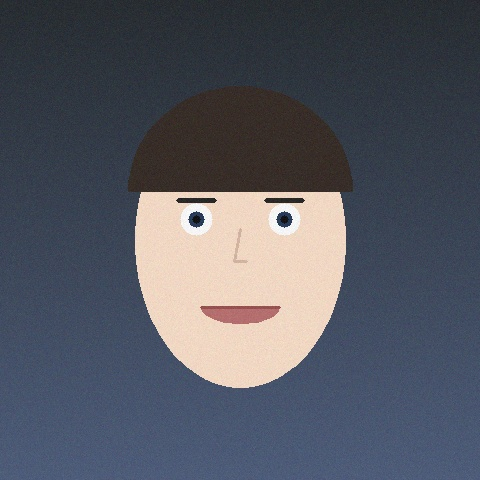
#> input picture backend/samples/sample_authentic_portrait.jpg, 480 x 480 px
$ python -i face_detector.py   (imports and definitions only)
#> lines starting #> are read from the running program, lines starting #| are printed output that depends on the picture
#> further down, picture is the input picture: shape (480, 480, 3); mean B, G, R 97.8, 87.7, 84.6
import cv2
import os
import numpy as np
from typing import List, Tuple, Dict, Any

class FaceDetectionService:
    def __init__(self):
        # Load Haar Cascade from OpenCV built-in directory
        cascade_path = os.path.join(cv2.data.haarcascades, "haarcascade_frontalface_default.xml")
        self.face_cascade = cv2.CascadeClassifier(cascade_path)
        eye_cascade_path = os.path.join(cv2.data.haarcascades, "haarcascade_eye.xml")
        self.eye_cascade = cv2.CascadeClassifier(eye_cascade_path)

    def detect_faces(self, image_bgr: np.ndarray) -> List[Tuple[int, int, int, int]]:
        """
        Detect face bounding boxes (x, y, w, h) in a BGR image.
        """
        if image_bgr is None or image_bgr.size == 0:
            return []

        gray = cv2.cvtColor(image_bgr, cv2.COLOR_BGR2GRAY)
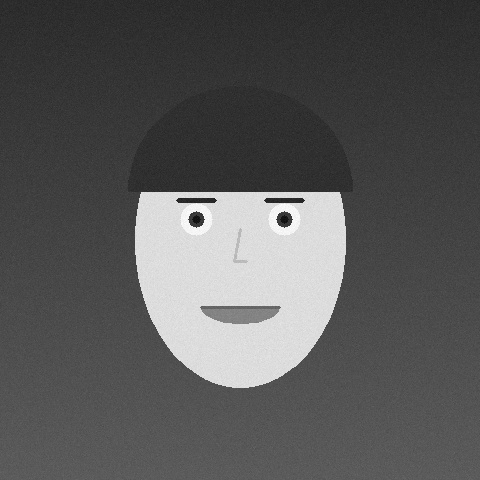
#> gray: shape (480, 480); min 10, max 255, mean 87.9
        # Apply histogram equalization for better detection under diverse lighting
        gray_eq = cv2.equalizeHist(gray)
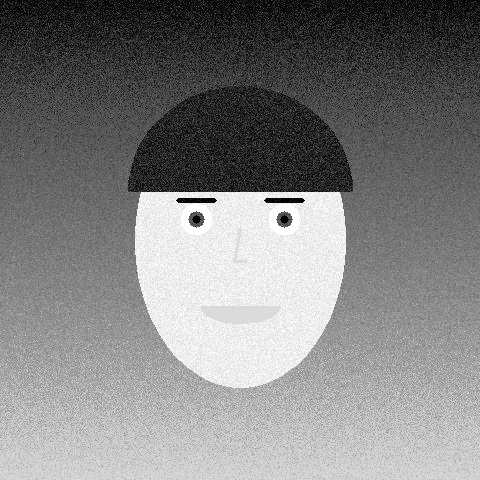
#> gray_eq: shape (480, 480); min 0, max 255, mean 129.5

        faces = self.face_cascade.detectMultiScale(
            gray_eq,
            scaleFactor=1.1,
            minNeighbors=5,
            minSize=(48, 48),
            flags=cv2.CASCADE_SCALE_IMAGE
        )
#> faces = ()

        # If no faces detected with equalized, try standard grayscale
        if len(faces) == 0:
            faces = self.face_cascade.detectMultiScale(
                gray,
                scaleFactor=1.1,
                minNeighbors=4,
                minSize=(40, 40)
            )
#> faces = [[102, 108, 279, 279]]

        return [tuple(f) for f in faces]

    # [72 lines left out: functions extract_face_rois, generate_annotated_overlay, not called in this run]

>>> import cv2
>>> picture = cv2.imread('../samples/sample_authentic_portrait.jpg')
>>> result = FaceDetectionService().detect_faces(picture)
#> result = [(102, 108, 279, 279)]
